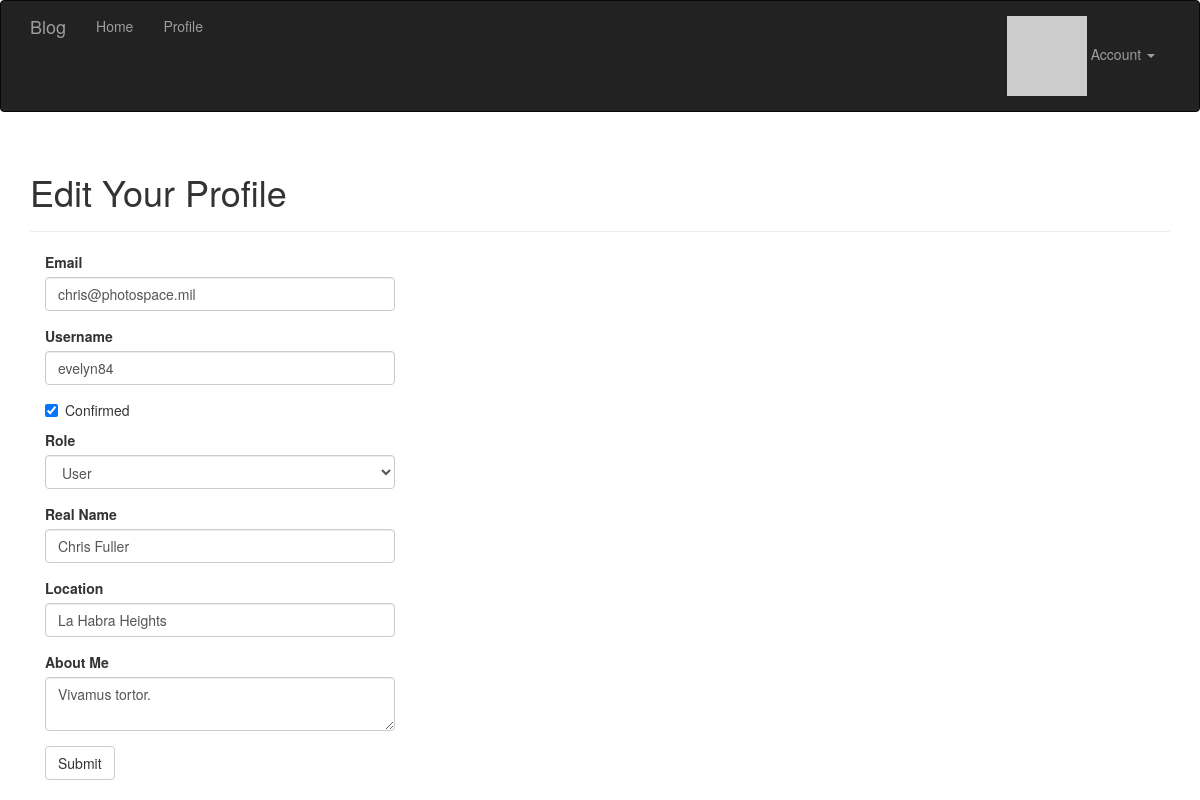
/edit-profile/3 (signed in), run on the app's committed database.
### app/models.py (models this page shows, shortened)
class User(UserMixin, db.Model):
	__tablename__ = 'users'
	id = db.Column(db.Integer, primary_key=True)
	email = db.Column(db.String(64), unique=True, index=True)
	username = db.Column(db.String(64), unique=True, index=True)
	password_hash = db.Column(db.String(128))
	role_id = db.Column(db.Integer, db.ForeignKey('roles.id'))
	confirmed = db.Column(db.Boolean, default=False)
	name = db.Column(db.String(64))
	location = db.Column(db.String(64))
	about_me = db.Column(db.Text())
	member_since = db.Column(db.DateTime(), default=datetime.utcnow)
	last_seen = db.Column(db.DateTime(), default=datetime.utcnow)
	posts = db.relationship('Post', backref='author', lazy='dynamic')
	@property
	def password(self):
		raise AttributeError('password is not a readable attribute')
	@login_manager.user_loader #这个是登录模块的东西
	def load_user(user_id):
		return User.query.get(int(user_id)) #返回当前user对象，作为current_user
	def can(self, permissions):
		return self.role is not None and \
			(self.role.permissions & permissions) == permissions #权限判断巧妙
	def ping(self):
		self.last_seen = datetime.utcnow()
		db.session.add(self)
	def gravatar(self,size=100,default='identicon', rating='g'):
		if request.is_secure:
			url = 'https://secure.gravatar.com/avatar'
		else:
			url = 'http://gravatar.com/avatar'
		hash = hashlib.md5(self.email.encode('utf-8')).hexdigest()
		return '{url}/{hash}?s={size}&d={default}&r={rating}'.format(
			url=url,hash=hash,size=size,default=default,rating=rating)

### app/main/views.py (the view, shortened to what this page needs)
@main.route('/edit-profile/<int:id>',methods=['GET','POST'])
@login_required
@admin_required
def edit_profile_admin(id):
	user = User.query.get_or_404(id)
	form = EditProfileAdminForm(user=user)
	form.email.data = user.email
	form.username.data = user.username
	form.confirmed.data = user.confirmed
	form.role.data = user.role_id
	form.name.data = user.name
	form.location.data = user.location
	form.about_me.data = user.about_me
	return render_template('edit_profile.html',form=form,user=user)

### app/main/forms.py (shortened to what this page needs)
class EditProfileAdminForm(FlaskForm):
	email = StringField('Email', validators=[Email(),Required(),Length(1,64)])
	username = StringField('Username', validators=[Required(),Length(1,64),Regexp('^[A-Za-z][A-Za-z0-9_.]*$',0,'Username must only have letters, numbers, dots and underscores')])
	confirmed = BooleanField('Confirmed')
	role = SelectField('Role',coerce=int)
	name = StringField('Real Name',validators=[Length(0,64)])
	location = StringField('Location',validators=[Length(0,64)])
	about_me = TextAreaField('About Me')
	submit = SubmitField('Submit')
	def __init__(self,user,*args, **kwargs):
		super(EditProfileAdminForm, self).__init__(*args, **kwargs)
		self.role.choices = [(role.id, role.name) for role in Role.query.order_by(Role.name).all()]
		self.user = user

### app/auth/views.py (called while the page is built)
@auth.before_app_request #在全局的所有request之前，判断如果1.用户登录2.且未确认3.且请求的端点不在auth蓝本中,则强制跳转到unconfirm界面
def before_request():
	if current_user.is_authenticated:
		current_user.ping()
		if not current_user.confirmed \
			and request.endpoint \
			and request.endpoint[:5]!= 'auth.'\
			and request.endpoint != 'static':
			return redirect(url_for('auth.unconfirmed'))

### app/main/__init__.py (called while the page is built)
@main.app_context_processor #Permission类加入全局上下文卡，在所有模板中都可以全局访问
def inject_perssions():
	return dict(Permission=Permission)

### app/templates/edit_profile.html (shortened to what this page needs)
{% extends "base.html" %}
{% import "bootstrap/wtf.html" as wtf %}
{% block page_content %}
<div class="page-header">
    <h1>Edit Your Profile</h1>
</div>
<div class="col-md-4">
    {{ wtf.quick_form(form) }}
</div>
{% endblock %}

### data on the page
User: email "chris@photospace.mil", username "evelyn84", confirmed "☑", role "User", name "Chris Fuller", location "La Habra Heights", about_me "Vivamus tortor."
